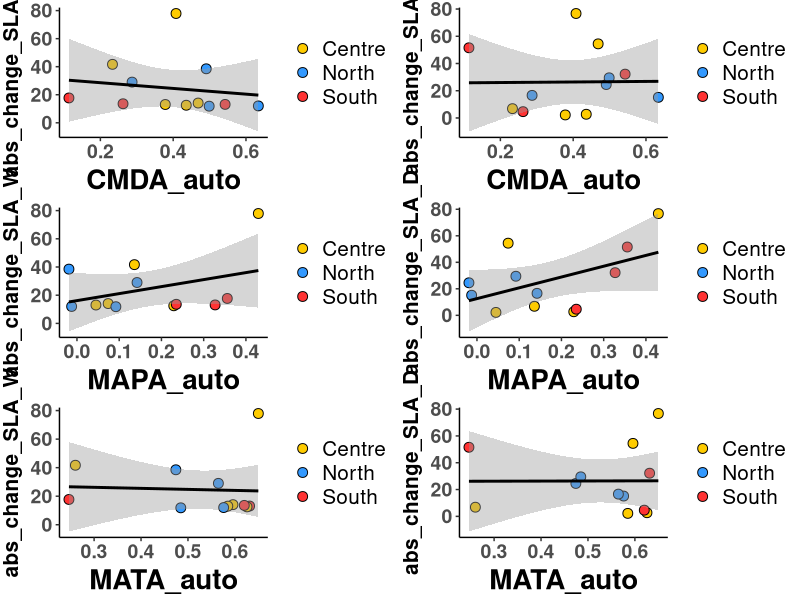
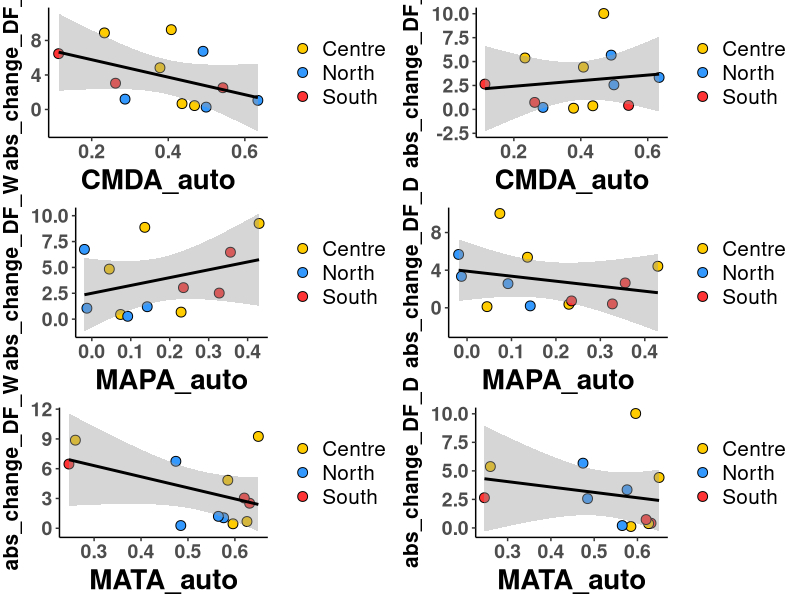

These figures' R source, in order:
##########################################################################################################
## Graph autocorrelation metric per traits
##
## Author Daniel Anstett
## 
##
## Last Modified Feb 17, 2022
##########################################################################################################

# Clear environment
rm(list = ls())

#Import libraries
library(tidyverse)
library(cowplot)

##########################################################################################################
#Import files

z1 <- read.csv("Data/z1.csv", header=T)  #Basic Lat/Long plus headers

#SLA
#CMDA
SLA1<-ggplot(z1, aes(x=CMDA_auto, y=abs_change_SLA_W)) +
  geom_point(aes(fill=Region),size=3, shape=21,color="black")+
  scale_fill_manual(values= c("North"="#3399FF", "Centre"="#FFCC00", "South"="#FF3333")) +
  geom_smooth(method='lm', formula= y~x, color = "black")+
  theme_classic() + theme(axis.text.x = element_text(size=14, face="bold", angle=0,hjust=0.5),
    axis.text.y = element_text(size=14,face="bold"),
    axis.title.x = element_text(color="black", size=20, vjust = 0.5, face="bold"),
    axis.title.y = element_text(color="black", size=15,vjust = 2, face="bold",hjust=0.5))+
  theme(legend.title=element_blank())+
  theme(legend.text = element_text(size=15))

SLA2<-ggplot(z1, aes(x=CMDA_auto, y=abs_change_SLA_D)) +
  geom_point(aes(fill=Region),size=3, shape=21,color="black")+
  scale_fill_manual(values= c("North"="#3399FF", "Centre"="#FFCC00", "South"="#FF3333")) +
  geom_smooth(method='lm', formula= y~x, color = "black")+
  theme_classic() + theme(axis.text.x = element_text(size=14, face="bold", angle=0,hjust=0.5),
                          axis.text.y = element_text(size=14,face="bold"),
                          axis.title.x = element_text(color="black", size=20, vjust = 0.5, face="bold"),
                          axis.title.y = element_text(color="black", size=15,vjust = 2, face="bold",hjust=0.5))+
  theme(legend.title=element_blank())+
  theme(legend.text = element_text(size=15))

#MAPA
SLA3<-ggplot(z1, aes(x=MAPA_auto, y=abs_change_SLA_W)) +
  geom_point(aes(fill=Region),size=3, shape=21,color="black")+
  scale_fill_manual(values= c("North"="#3399FF", "Centre"="#FFCC00", "South"="#FF3333")) +
  geom_smooth(method='lm', formula= y~x, color = "black")+
  theme_classic() + theme(axis.text.x = element_text(size=14, face="bold", angle=0,hjust=0.5),
                          axis.text.y = element_text(size=14,face="bold"),
                          axis.title.x = element_text(color="black", size=20, vjust = 0.5, face="bold"),
                          axis.title.y = element_text(color="black", size=15,vjust = 2, face="bold",hjust=0.5))+
  theme(legend.title=element_blank())+
  theme(legend.text = element_text(size=15))

SLA4<-ggplot(z1, aes(x=MAPA_auto, y=abs_change_SLA_D)) +
  geom_point(aes(fill=Region),size=3, shape=21,color="black")+
  scale_fill_manual(values= c("North"="#3399FF", "Centre"="#FFCC00", "South"="#FF3333")) +
  geom_smooth(method='lm', formula= y~x, color = "black")+
  theme_classic() + theme(axis.text.x = element_text(size=14, face="bold", angle=0,hjust=0.5),
                          axis.text.y = element_text(size=14,face="bold"),
                          axis.title.x = element_text(color="black", size=20, vjust = 0.5, face="bold"),
                          axis.title.y = element_text(color="black", size=15,vjust = 2, face="bold",hjust=0.5))+
  theme(legend.title=element_blank())+
  theme(legend.text = element_text(size=15))

#MATA
SLA5<-ggplot(z1, aes(x=MATA_auto, y=abs_change_SLA_W)) +
  geom_point(aes(fill=Region),size=3, shape=21,color="black")+
  scale_fill_manual(values= c("North"="#3399FF", "Centre"="#FFCC00", "South"="#FF3333")) +
  geom_smooth(method='lm', formula= y~x, color = "black")+
  theme_classic() + theme(axis.text.x = element_text(size=14, face="bold", angle=0,hjust=0.5),
                          axis.text.y = element_text(size=14,face="bold"),
                          axis.title.x = element_text(color="black", size=20, vjust = 0.5, face="bold"),
                          axis.title.y = element_text(color="black", size=15,vjust = 2, face="bold",hjust=0.5))+
  theme(legend.title=element_blank())+
  theme(legend.text = element_text(size=15))

SLA6<-ggplot(z1, aes(x=MATA_auto, y=abs_change_SLA_D)) +
  geom_point(aes(fill=Region),size=3, shape=21,color="black")+
  scale_fill_manual(values= c("North"="#3399FF", "Centre"="#FFCC00", "South"="#FF3333")) +
  geom_smooth(method='lm', formula= y~x, color = "black")+
  theme_classic() + theme(axis.text.x = element_text(size=14, face="bold", angle=0,hjust=0.5),
                          axis.text.y = element_text(size=14,face="bold"),
                          axis.title.x = element_text(color="black", size=20, vjust = 0.5, face="bold"),
                          axis.title.y = element_text(color="black", size=15,vjust = 2, face="bold",hjust=0.5))+
  theme(legend.title=element_blank())+
  theme(legend.text = element_text(size=15))

plot_grid(SLA1,SLA2,SLA3,SLA4,SLA5,SLA6,ncol = 2) #Random


#DF
#CMDA
DF1<-ggplot(z1, aes(x=CMDA_auto, y=abs_change_DF_W)) +
  geom_point(aes(fill=Region),size=3, shape=21,color="black")+
  scale_fill_manual(values= c("North"="#3399FF", "Centre"="#FFCC00", "South"="#FF3333")) +
  geom_smooth(method='lm', formula= y~x, color = "black")+
#  scale_y_continuous(name="change_DF_W", limits=c(0,12))+
  theme_classic() + theme(axis.text.x = element_text(size=14, face="bold", angle=0,hjust=0.5),
                          axis.text.y = element_text(size=14,face="bold"),
                          axis.title.x = element_text(color="black", size=20, vjust = 0.5, face="bold"),
                          axis.title.y = element_text(color="black", size=15,vjust = 2, face="bold",hjust=0.5))+
  theme(legend.title=element_blank())+
  theme(legend.text = element_text(size=15))

DF2<-ggplot(z1, aes(x=CMDA_auto, y=abs_change_DF_D)) +
  geom_point(aes(fill=Region),size=3, shape=21,color="black")+
  scale_fill_manual(values= c("North"="#3399FF", "Centre"="#FFCC00", "South"="#FF3333")) +
  geom_smooth(method='lm', formula= y~x, color = "black")+
# scale_y_continuous(name="change_DF_D", limits=c(0,12))+
  theme_classic() + theme(axis.text.x = element_text(size=14, face="bold", angle=0,hjust=0.5),
                          axis.text.y = element_text(size=14,face="bold"),
                          axis.title.x = element_text(color="black", size=20, vjust = 0.5, face="bold"),
                          axis.title.y = element_text(color="black", size=15,vjust = 2, face="bold",hjust=0.5))+
  theme(legend.title=element_blank())+
  theme(legend.text = element_text(size=15))

#MAPA
DF3<-ggplot(z1, aes(x=MAPA_auto, y=abs_change_DF_W)) +
  geom_point(aes(fill=Region),size=3, shape=21,color="black")+
  scale_fill_manual(values= c("North"="#3399FF", "Centre"="#FFCC00", "South"="#FF3333")) +
  geom_smooth(method='lm', formula= y~x, color = "black")+
#  scale_y_continuous(name="change_DF_W", limits=c(0,12))+
  theme_classic() + theme(axis.text.x = element_text(size=14, face="bold", angle=0,hjust=0.5),
                          axis.text.y = element_text(size=14,face="bold"),
                          axis.title.x = element_text(color="black", size=20, vjust = 0.5, face="bold"),
                          axis.title.y = element_text(color="black", size=15,vjust = 2, face="bold",hjust=0.5))+
  theme(legend.title=element_blank())+
  theme(legend.text = element_text(size=15))

DF4<-ggplot(z1, aes(x=MAPA_auto, y=abs_change_DF_D)) +
  geom_point(aes(fill=Region),size=3, shape=21,color="black")+
  scale_fill_manual(values= c("North"="#3399FF", "Centre"="#FFCC00", "South"="#FF3333")) +
  geom_smooth(method='lm', formula= y~x, color = "black")+
#  scale_y_continuous(name="change_DF_D", limits=c(0,12))+
  theme_classic() + theme(axis.text.x = element_text(size=14, face="bold", angle=0,hjust=0.5),
                          axis.text.y = element_text(size=14,face="bold"),
                          axis.title.x = element_text(color="black", size=20, vjust = 0.5, face="bold"),
                          axis.title.y = element_text(color="black", size=15,vjust = 2, face="bold",hjust=0.5))+
  theme(legend.title=element_blank())+
  theme(legend.text = element_text(size=15))

#MATA
DF5<-ggplot(z1, aes(x=MATA_auto, y=abs_change_DF_W)) +
  geom_point(aes(fill=Region),size=3, shape=21,color="black")+
  scale_fill_manual(values= c("North"="#3399FF", "Centre"="#FFCC00", "South"="#FF3333")) +
  geom_smooth(method='lm', formula= y~x, color = "black")+
#  scale_y_continuous(name="change_DF_W", limits=c(0,12))+
  theme_classic() + theme(axis.text.x = element_text(size=14, face="bold", angle=0,hjust=0.5),
                          axis.text.y = element_text(size=14,face="bold"),
                          axis.title.x = element_text(color="black", size=20, vjust = 0.5, face="bold"),
                          axis.title.y = element_text(color="black", size=15,vjust = 2, face="bold",hjust=0.5))+
  theme(legend.title=element_blank())+
  theme(legend.text = element_text(size=15))

DF6<-ggplot(z1, aes(x=MATA_auto, y=abs_change_DF_D)) +
  geom_point(aes(fill=Region),size=3, shape=21,color="black")+
  scale_fill_manual(values= c("North"="#3399FF", "Centre"="#FFCC00", "South"="#FF3333")) +
  geom_smooth(method='lm', formula= y~x, color = "black")+
 # scale_y_continuous(name="change_DF_D", limits=c(0,12))+
  theme_classic() + theme(axis.text.x = element_text(size=14, face="bold", angle=0,hjust=0.5),
                          axis.text.y = element_text(size=14,face="bold"),
                          axis.title.x = element_text(color="black", size=20, vjust = 0.5, face="bold"),
                          axis.title.y = element_text(color="black", size=15,vjust = 2, face="bold",hjust=0.5))+
  theme(legend.title=element_blank())+
  theme(legend.text = element_text(size=15))

plot_grid(DF1,DF2,DF3,DF4,DF5,DF6,ncol = 2) #export at 7.5 X 9 
